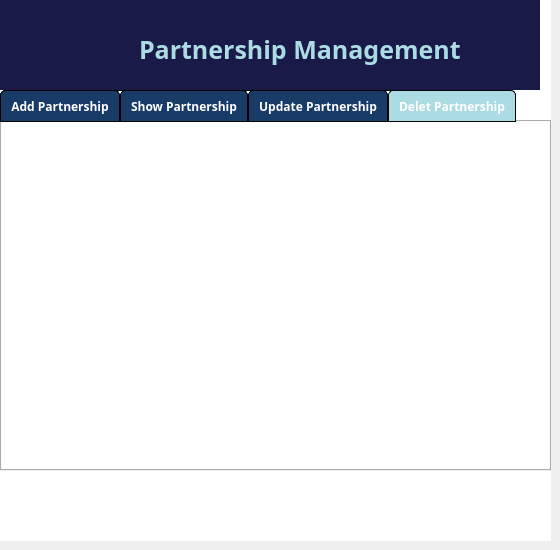
    <widget class="QWidget" name="page_5">
     <widget class="QWidget" name="widget_13" native="true">
      <property name="geometry">
       <rect>
        <x>0</x>
        <y>0</y>
        <width>551</width>
        <height>541</height>
       </rect>
      </property>
      <property name="styleSheet">
       <string notr="true">QWidget {
    background-color: white;
}</string>
      </property>
      <widget class="QTabWidget" name="tabWidget_9">
       <property name="geometry">
        <rect>
         <x>0</x>
         <y>90</y>
         <width>551</width>
         <height>381</height>
        </rect>
       </property>
       <property name="font">
        <font>
         <family>Yu Gothic UI Semibold</family>
         <weight>75</weight>
         <bold>true</bold>
        </font>
       </property>
       <property name="styleSheet">
        <string notr="true">QTabWidget {
    background-color: #f0f0f0;
}

/* Set rounded corners for the tab bar */
QTabBar {
    border-radius: 5px;
    border: 1px solid black; /* Add a 1px black border */
}

/* Increase spacing between tabs */
QTabBar::tab {
    margin-left: 0px; /* Adjust spacing as needed */
    margin-right: 0px; /* Adjust spacing as needed */
}

/* Increase tab size and add horizontal padding */
QTabBar::tab {
    min-width: 70px; /* Adjust width as needed */
    min-height: 30px; /* Adjust height as needed */
    padding: 0px 10px; /* Add 5px padding on top/bottom, 10px on left/right */
}

/* Set background color and text color for individual tabs */
QTabBar::tab {
    background-color: #193b68;
    opacity: 30%;
    color: white;
    border-top-left-radius: 5px;
    border-top-right-radius: 5px;
    border: 1px solid black; /* Add a 1px black border for each tab */
}

/* Change background and text color for selected tab */
QTabBar::tab:selected {
    background-color: #abdbe3;
    color: white;
}
</string>
       </property>
       <property name="currentIndex">
        <number>3</number>
       </property>
       <widget class="QWidget" name="tab_29">
        <attribute name="title">
         <string>Add Partnership</string>
        </attribute>
       </widget>
       <widget class="QWidget" name="tab_30">
        <attribute name="title">
         <string>Show Partnership</string>
        </attribute>
       </widget>
       <widget class="QWidget" name="tab_31">
        <attribute name="title">
         <string>Update Partnership</string>
        </attribute>
       </widget>
       <widget class="QWidget" name="tab_32">
        <attribute name="title">
         <string>Delet Partnership</string>
        </attribute>
       </widget>
      </widget>
      <widget class="QWidget" name="widget_14" native="true">
       <property name="geometry">
        <rect>
         <x>-1</x>
         <y>-1</y>
         <width>541</width>
         <height>91</height>
        </rect>
       </property>
       <property name="styleSheet">
        <string notr="true">QWidget{
background-color:#1a1a49;
}</string>
       </property>
       <widget class="QLabel" name="label_24">
        <property name="geometry">
         <rect>
          <x>140</x>
          <y>20</y>
          <width>351</width>
          <height>61</height>
         </rect>
        </property>
        <property name="font">
         <font>
          <family>Yu Gothic UI Semibold</family>
          <pointsize>-1</pointsize>
          <weight>75</weight>
          <bold>true</bold>
         </font>
        </property>
        <property name="styleSheet">
         <string notr="true">QLabel {
    color: #abdbe3;
font-size: 25px;
    font-weight: bold;
}</string>
        </property>
        <property name="frameShape">
         <enum>QFrame::NoFrame</enum>
        </property>
        <property name="text">
         <string>Partnership Management</string>
        </property>
        <property name="textFormat">
         <enum>Qt::PlainText</enum>
        </property>
       </widget>
       <widget class="QLabel" name="label_25">
        <property name="geometry">
         <rect>
          <x>50</x>
          <y>30</y>
          <width>51</width>
          <height>51</height>
         </rect>
        </property>
        <property name="text">
         <string/>
        </property>
        <property name="pixmap">
         <pixmap resource="resource.qrc">:/resources/partnership.png</pixmap>
        </property>
        <property name="scaledContents">
         <bool>true</bool>
        </property>
       </widget>
      </widget>
     </widget>
    </widget>
